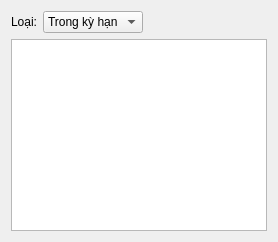
                <widget class="QWidget" name="dangMuon">
                 <attribute name="title">
                  <string>Sách đang mượn</string>
                 </attribute>
                 <layout class="QVBoxLayout" name="verticalLayout_14">
                  <item>
                   <layout class="QVBoxLayout" name="verticalLayout_12">
                    <item>
                     <layout class="QHBoxLayout" name="horizontalLayout_11">
                      <item>
                       <widget class="QLabel" name="hanNopLabel">
                        <property name="text">
                         <string>Loại:</string>
                        </property>
                       </widget>
                      </item>
                      <item>
                       <widget class="QComboBox" name="hanNop">
                        <property name="sizePolicy">
                         <sizepolicy hsizetype="Preferred" vsizetype="Fixed">
                          <horstretch>0</horstretch>
                          <verstretch>0</verstretch>
                         </sizepolicy>
                        </property>
                        <item>
                         <property name="text">
                          <string>Trong kỳ hạn</string>
                         </property>
                        </item>
                        <item>
                         <property name="text">
                          <string>Quá hạn</string>
                         </property>
                        </item>
                       </widget>
                      </item>
                      <item>
                       <spacer name="horizontalSpacer">
                        <property name="orientation">
                         <enum>Qt::Horizontal</enum>
                        </property>
                        <property name="sizeHint" stdset="0">
                         <size>
                          <width>40</width>
                          <height>20</height>
                         </size>
                        </property>
                       </spacer>
                      </item>
                     </layout>
                    </item>
                    <item>
                     <widget class="QTableView" name="dangMuonTable">
                      <property name="editTriggers">
                       <set>QAbstractItemView::NoEditTriggers</set>
                      </property>
                      <property name="selectionBehavior">
                       <enum>QAbstractItemView::SelectRows</enum>
                      </property>
                      <attribute name="horizontalHeaderStretchLastSection">
                       <bool>true</bool>
                      </attribute>
                     </widget>
                    </item>
                   </layout>
                  </item>
                 </layout>
                </widget>
